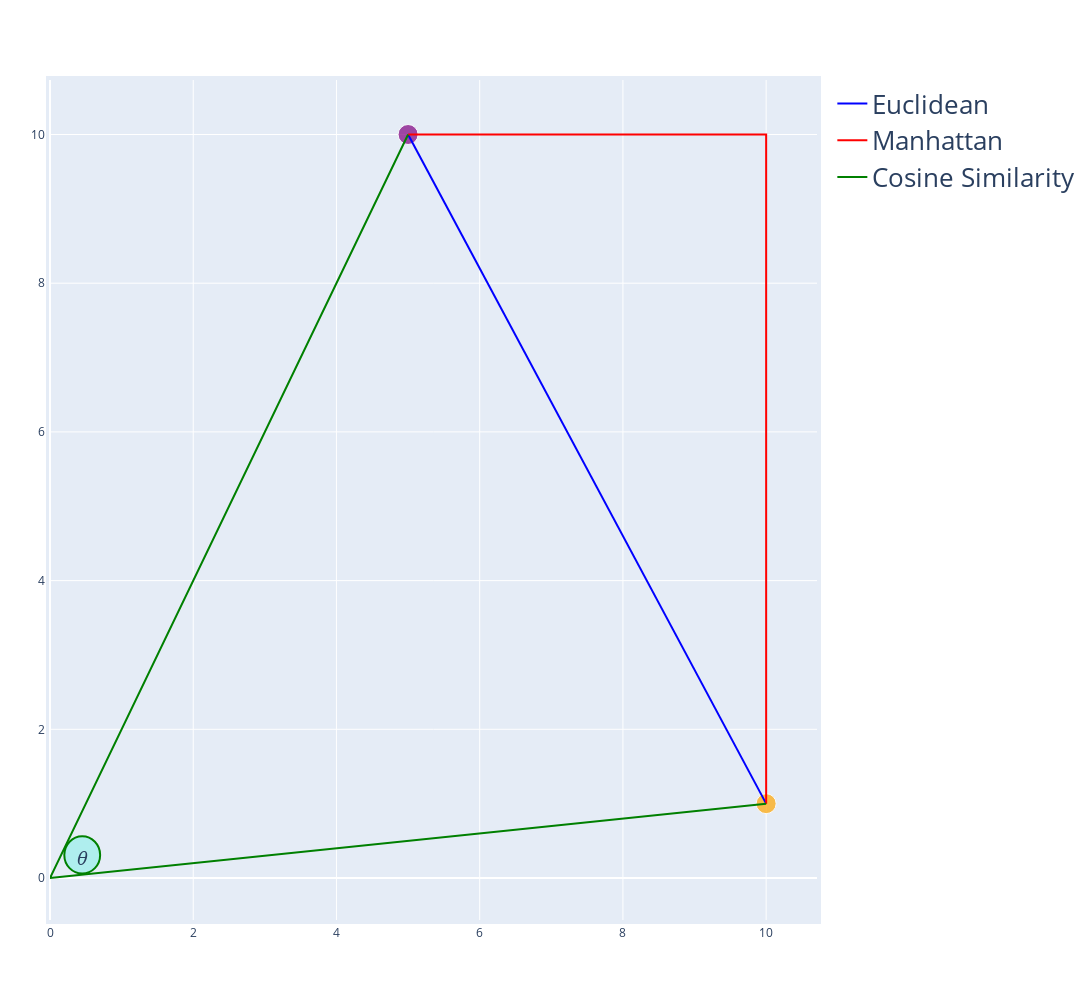

Write notebook code for a chart like this one.
### Code cell
fig = go.Figure()
# Add annotation for the angle

point_scatter = go.Scatter(x=point_data['x'], y=point_data['y'], mode='markers', name='Points', marker=dict(color=['orange', 'purple'], size=[20, 20]))
point_scatter['showlegend'] = False
fig.add_trace(point_scatter)
fig.add_trace(go.Scatter(x=point_data['x'], y=point_data['y'], mode='lines', name='Euclidean', line=dict(color='blue', width=2)))
fig.add_trace(go.Scatter(x=manhattan_x_coords, y=manhattan_y_coords, mode='lines', name='Manhattan', line=dict(color='red', width=2)))
fig.add_trace(go.Scatter(x=cosine_both_points['x'], y=cosine_both_points['y'], mode='lines', name='Cosine Similarity', line=dict(color='green', width=2)))
fig.update_layout(
    autosize=False,
    width=1600,
    height=1000,
    margin=dict(
        l=50,
        r=50,
        b=80,
        t=80,
        pad=4
    ),
    legend={'font': {'size': 26}},
    scene = dict(
        xaxis = dict(nticks=10, range=[0, 10],),
        yaxis = dict(nticks=10, range=[0, 10],),
        zaxis = dict(nticks=10, range=[0, 10],)
    )
)
fig.add_annotation(x=0.45, y=0.26,
            text=f"θ",
            showarrow=False,
            font=
                dict(
                family="Courier New, monospace",
                size=20,
                style='italic'
                )
            )
fig.add_shape(type="circle",
    xref="x", yref="y",
    fillcolor="PaleTurquoise", x0=0.2, y0=0.06, x1=0.7, y1=0.56,
    line_color="green",
)
fig.show()

### Figure 1 — Plotly figure (JSON) as saved in the notebook; plotly's stock layout.template omitted (floating-point values rounded to 4 significant figures)
{"data": [{"marker": {"color": ["orange", "purple"], "size": [20, 20]}, "mode": "markers", "name": "Points", "showlegend": false, "type": "scatter", "x": [10, 5], "y": [1, 10]}, {"line": {"color": "blue", "width": 2}, "mode": "lines", "name": "Euclidean", "type": "scatter", "x": [10, 5], "y": [1, 10]}, {"line": {"color": "red", "width": 2}, "mode": "lines", "name": "Manhattan", "type": "scatter", "x": [10, 10, 10, 5], "y": [1, 1, 10, 10]}, {"line": {"color": "green", "width": 2}, "mode": "lines", "name": "Cosine Similarity", "type": "scatter", "x": [10, 0, 5], "y": [1, 0, 10]}], "layout": {"annotations": [{"font": {"family": "Courier New, monospace", "size": 20, "style": "italic"}, "showarrow": false, "text": "θ", "x": 0.45, "y": 0.26}], "autosize": false, "height": 1000, "legend": {"font": {"size": 26}}, "margin": {"b": 80, "l": 50, "pad": 4, "r": 50, "t": 80}, "scene": {"xaxis": {"nticks": 10, "range": [0, 10]}, "yaxis": {"nticks": 10, "range": [0, 10]}, "zaxis": {"nticks": 10, "range": [0, 10]}}, "shapes": [{"fillcolor": "PaleTurquoise", "line": {"color": "green"}, "type": "circle", "x0": 0.2, "x1": 0.7, "xref": "x", "y0": 0.06, "y1": 0.56, "yref": "y"}], "width": 1600}}
